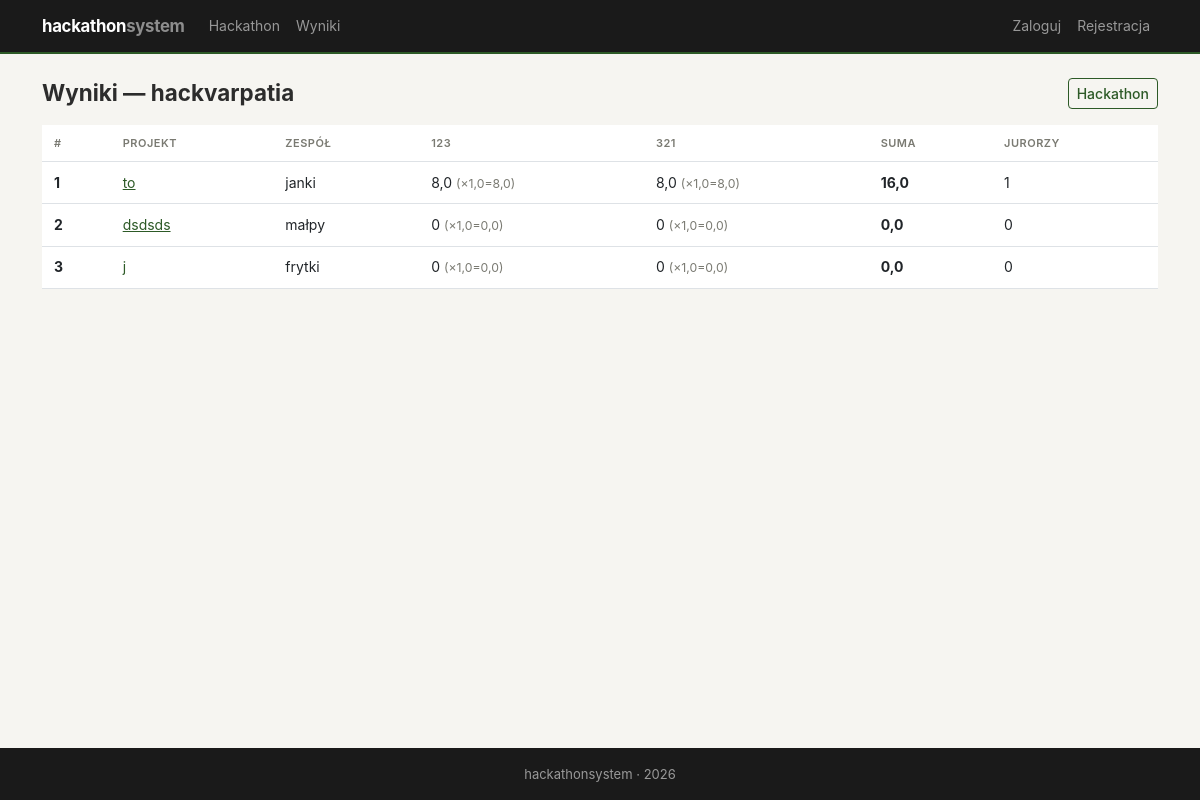
The app's page /jury/results/ with its own data.
### hackathon/models.py (models this page shows, shortened)
class Hackathon(models.Model):
    STATUS_CHOICES = [
        ('planned', 'Planowany'),
        ('active', 'Aktywny'),
        ('judging', 'Ocenianie'),
        ('finished', 'Zakończony'),
    ]
    name = models.CharField(max_length=200, verbose_name='Nazwa')
    description = models.TextField(verbose_name='Opis')
    date_start = models.DateTimeField(verbose_name='Data rozpoczęcia')
    date_end = models.DateTimeField(verbose_name='Data zakończenia')
    submit_deadline = models.DateTimeField(verbose_name='Deadline oddania projektów')
    status = models.CharField(max_length=20, choices=STATUS_CHOICES, default='planned', verbose_name='Status')
    max_team_size = models.PositiveIntegerField(default=5, verbose_name='Max wielkość zespołu')
    created_at = models.DateTimeField(auto_now_add=True)
    class Meta:
        ordering = ['-date_start']
    @classmethod
    def current(cls):
        h = cls.objects.first()
        if not h:
            raise Http404("Brak hackathonu. Utwórz hackathon w panelu admina.")
        return h

### judging/models.py (models this page shows, shortened)
class Criterion(models.Model):
    hackathon = models.ForeignKey(Hackathon, on_delete=models.CASCADE, related_name='criteria')
    name = models.CharField(max_length=200, verbose_name='Nazwa kryterium')
    description = models.TextField(blank=True, verbose_name='Opis')
    max_points = models.PositiveIntegerField(default=10, verbose_name='Max punktów')
    weight = models.FloatField(default=1.0, verbose_name='Waga')
    class Meta:
        verbose_name_plural = 'Criteria'

### projects/models.py (models this page shows, shortened)
class Project(models.Model):
    STATUS_CHOICES = [
        ('draft', 'Szkic'),
        ('submitted', 'Oddany'),
    ]
    team = models.OneToOneField(Team, on_delete=models.CASCADE, related_name='project')
    title = models.CharField(max_length=300, verbose_name='Tytuł')
    description = models.TextField(verbose_name='Opis projektu')
    technologies = models.CharField(max_length=500, verbose_name='Użyte technologie')
    repo_url = models.URLField(blank=True, verbose_name='Link do repozytorium')
    demo_url = models.URLField(blank=True, verbose_name='Link do demo')
    status = models.CharField(max_length=20, choices=STATUS_CHOICES, default='draft')
    submitted_at = models.DateTimeField(auto_now=True)

### teams/models.py (models this page shows, shortened)
class Team(models.Model):
    name = models.CharField(max_length=200, verbose_name='Nazwa zespołu')
    hackathon = models.ForeignKey(Hackathon, on_delete=models.CASCADE, related_name='teams')
    captain = models.ForeignKey(User, on_delete=models.CASCADE, related_name='captained_teams')
    description = models.TextField(blank=True, verbose_name='Opis')
    created_at = models.DateTimeField(auto_now_add=True)
    class Meta:
        unique_together = ['name', 'hackathon']

### judging/views.py (the view)
# urls.py: path('results/', views.results, name='results'),
def results(request):
    hackathon = Hackathon.current()
    criteria = list(Criterion.objects.filter(hackathon=hackathon).order_by('pk'))
    projects = Project.objects.filter(
        team__hackathon=hackathon, status='submitted'
    ).select_related('team')
    rankings = []
    for project in projects:
        total_weighted = 0
        details = []
        for c in criteria:
            avg = Vote.objects.filter(project=project, criterion=c).aggregate(a=Avg('score'))['a']
            avg = round(avg, 2) if avg else 0
            weighted = round(avg * c.weight, 2)
            total_weighted += weighted
            details.append({'criterion': c, 'avg': avg, 'weighted': weighted})
        jury_voted = Vote.objects.filter(project=project).values('jury_member').distinct().count()
        rankings.append({
            'project': project,
            'total': round(total_weighted, 2),
            'details': details,
            'votes_count': jury_voted,
        })
    rankings.sort(key=lambda x: x['total'], reverse=True)
    return render(request, 'judging/results.html', {
        'hackathon': hackathon,
        'rankings': rankings,
        'criteria': criteria,
    })

### judging/templates/judging/results.html (shortened to what this page needs)
{% extends 'base.html' %}
{% block content %}
<div class="section-header">
    <h2>Wyniki — {{ hackathon.name }}</h2>
    <a href="{% url 'hackathon:detail' %}" class="btn btn-outline-primary btn-sm">Hackathon</a>
</div>
{% if rankings %}
    <div class="table-responsive">
        <table class="table">
            <thead>
                <tr>
                    <th>#</th>
                    <th>Projekt</th>
                    <th>Zespół</th>
                    {% for c in criteria %}
                        <th title="{{ c.name }} (&times;{{ c.weight }})">{{ c.name }}</th>
                    {% endfor %}
                    <th>Suma</th>
                    <th>Jurorzy</th>
                </tr>
            </thead>
            <tbody>
                {% for r in rankings %}
                    <tr class="{% if forloop.counter == 1 %}ranking-1{% elif forloop.counter == 2 %}ranking-2{% elif forloop.counter == 3 %}ranking-3{% endif %}">
                        <td><strong>{{ forloop.counter }}</strong></td>
                        <td><a href="{% url 'projects:detail' r.project.pk %}">{{ r.project.title }}</a></td>
                        <td>{{ r.project.team.name }}</td>
                        {% for d in r.details %}
                            <td>{{ d.avg }} <small class="text-muted">(&times;{{ d.criterion.weight }}={{ d.weighted }})</small></td>
                        {% endfor %}
                        <td><strong>{{ r.total }}</strong></td>
                        <td>{{ r.votes_count }}</td>
                    </tr>
                {% endfor %}
            </tbody>
        </table>
    </div>
{% else %}
    <p class="text-muted">Brak wyników — nie ma jeszcze oddanych projektów lub głosów.</p>
{% endif %}
{% endblock %}

### static/css/style.css (style rules this page uses)
:root { --c-bg: #f6f5f1; --c-surface: #fff; --c-border: #e0ddd6; --c-text: #2c2c2c; --c-muted: #7a7a72; --c-primary: #2d5a27; --c-primary-light: #e8f0e6; --c-accent: #b8860b; --c-accent-light: #fdf5e6; --c-danger: #a33; --c-nav-bg: #1a1a1a; }
* { box-sizing: border-box; }
body { min-height: 100vh; display: flex; flex-direction: column; background: var(--c-bg); color: var(--c-text); font-family: -apple-system, BlinkMacSystemFont, "Segoe UI", Roboto, sans-serif; font-size: 15px; line-height: 1.55; }
.btn { font-size: 14px; border-radius: 4px; font-weight: 500; }
.btn-outline-primary { color: var(--c-primary); border-color: var(--c-primary); }
.table { font-size: 14px; }
.table th { border-top: none; font-weight: 600; color: var(--c-muted); text-transform: uppercase; font-size: 11px; letter-spacing: .5px; padding: .6rem .75rem; }
.table td { padding: .6rem .75rem; vertical-align: middle; }
.ranking-1 { background-color: #fdf5e6; }
.ranking-2 { background-color: #f3f3f0; }
.ranking-3 { background-color: #faf0e4; }
h2 { font-size: 1.4rem; font-weight: 700; margin-bottom: .75rem; }
.section-header { display: flex; align-items: center; justify-content: space-between; margin-bottom: 1rem; }
.section-header h2 { margin-bottom: 0; }
.text-muted { color: var(--c-muted) !important; }
a { color: var(--c-primary); }

### records on screen
Hackathon: name "hackvarpatia"
Criterion: name "123", avg "8,0", criterion.weight "1,0", weighted "8,0", avg "0", weighted "0,0"
Criterion: name "321", avg "8,0", criterion.weight "1,0", weighted "8,0", avg "0", weighted "0,0"
Project: project "to", project.team.name "janki", total "16,0", votes_count "1"
Project: project "dsdsds", project.team.name "małpy", total "0,0", votes_count "0"
Project: project "j", project.team.name "frytki", total "0,0", votes_count "0"
